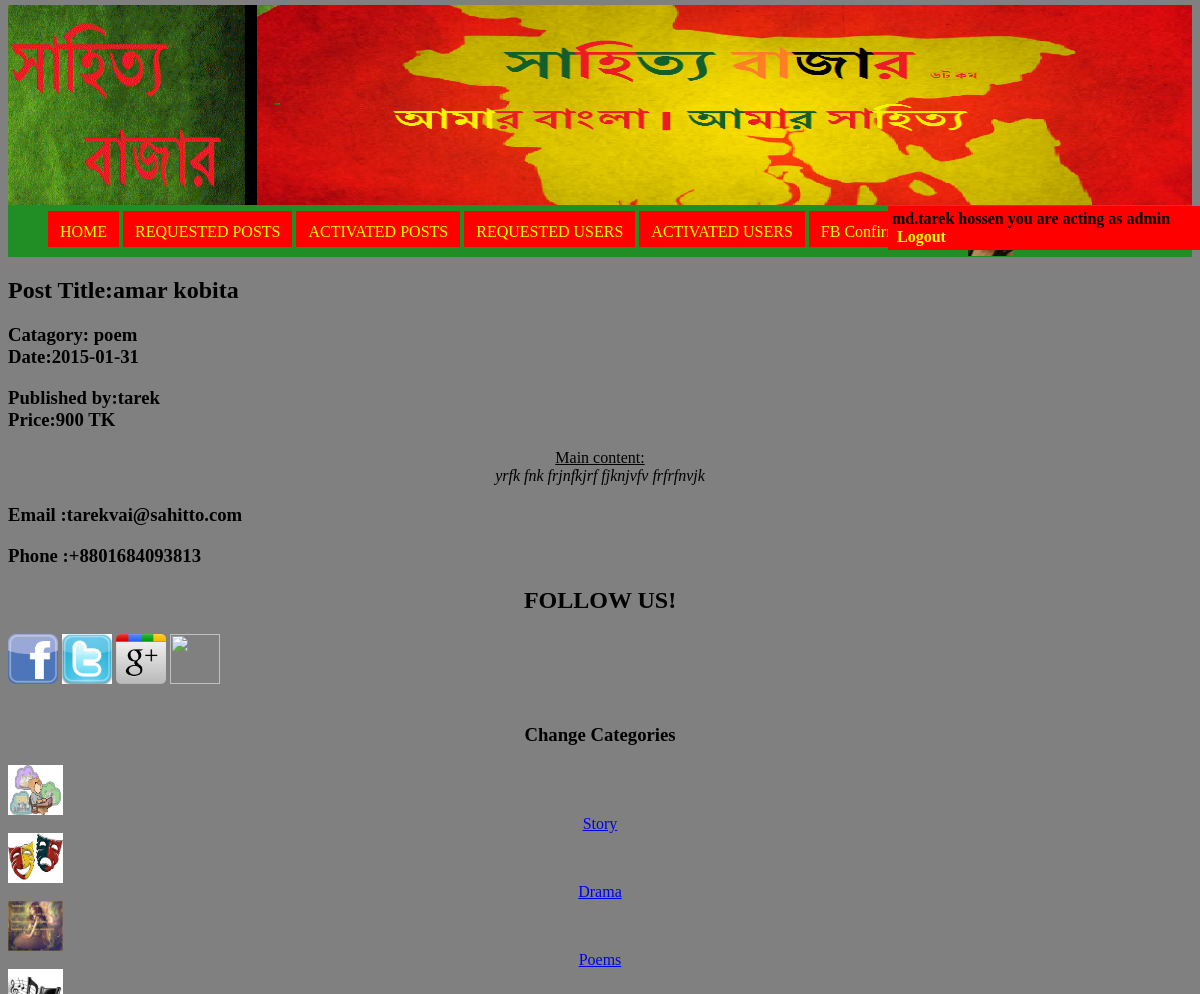
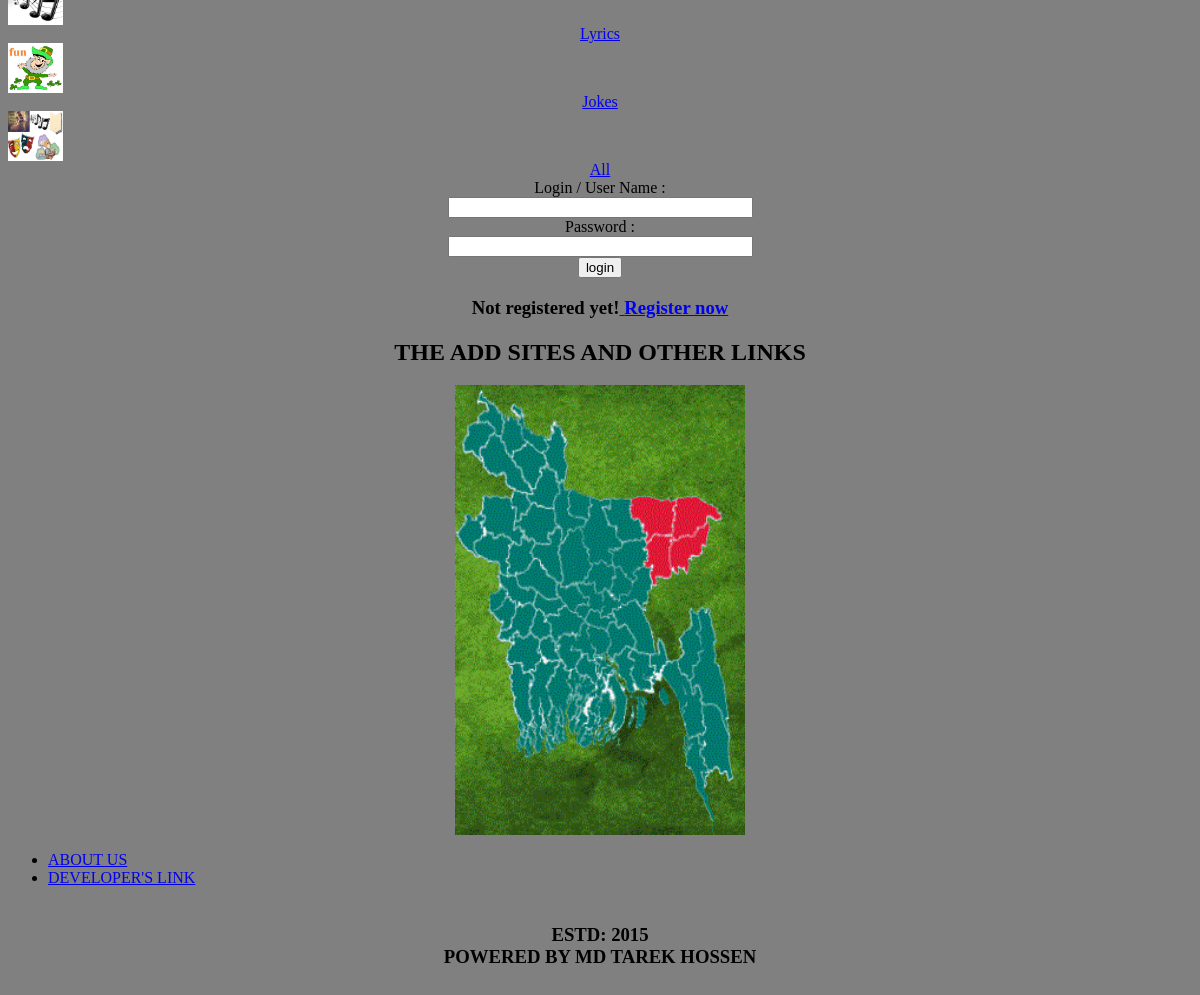
Page /admin/view.php?post_id=1 on the committed database (2 pictures, top to bottom).
### tables this page shows
CREATE TABLE IF NOT EXISTS `post` (
`post_id` int(100) NOT NULL,
  `post_date` varchar(20) NOT NULL,
  `post_title` varchar(100) NOT NULL,
  `post_type` varchar(15) NOT NULL,
  `post_content` varchar(9999) NOT NULL,
  `person_id` int(250) NOT NULL,
  `person_name` varchar(20) NOT NULL,
  `person_email` varchar(40) NOT NULL,
  `person_phone` varchar(15) NOT NULL,
  `price` int(4) NOT NULL,
  `activated` int(1) NOT NULL DEFAULT '0'
);

### admin/view.php (the view, shortened to what this page needs)
<html>
<head>
	<link rel="stylesheet" href="style.css" media="all">
</head>
<body>
<div> <?php include("includes/header.php");?> </div>
<div> <?php include("includes/navigation.php");?> </div>
<div id="main_content">
<?php
if(isset($_GET['post_id'])){
$post_id=$_GET['post_id'];
$query=mysql_query("SELECT * FROM post WHERE post_id='$post_id'");
while($row=mysql_fetch_array($query)){
$post_date=$row['post_date'];
$post_title=$row['post_title'];
$post_type=$row['post_type'];
$post_content=$row['post_content'];
$person_name=$row['person_name'];
$person_email=$row['person_email'];
$person_phone=$row['person_phone'];
$price=$row['price'];
?>
<div id="full_view">
<h2 font-style="none"> Post Title:<?php echo $post_title;  ?></h2>
<h3>
	Catagory: <?php echo $post_type;?>
	<br>Date:<?php echo $post_date; ?>
</h3>
<div id="publish2"><h3 >Published by:<?php echo $person_name; ?> <br> Price:<?php echo $price; ?> TK</h3></div>
<center><p> <u>Main content:</u><br><i><?php echo $post_content;?></i></p></center>
<h3> Email :<?php echo $person_email;?>  </h3>
<h3> Phone :<?php echo $person_phone;?>  </h3>
</div>
<?php } }?>
</div>
<div> <?php include("includes/sidebar.php");?> </div>
<div id="footer"> <?php include("includes/footer.php");?> </div>
</body
</html>

### admin/style.css (style rules this page uses)
body { margin-top:5px;background:gray; }

### rows in the picture
post: post_title "amar kobita", post_type "poem", post_date "2015-01-31", person_name "tarek", price "900", post_content "yrfk fnk frjnfkjrf fjknjvfv frfrfnvjk", person_email "tarekvai@sahitto.com", person_phone "+8801684093813"
